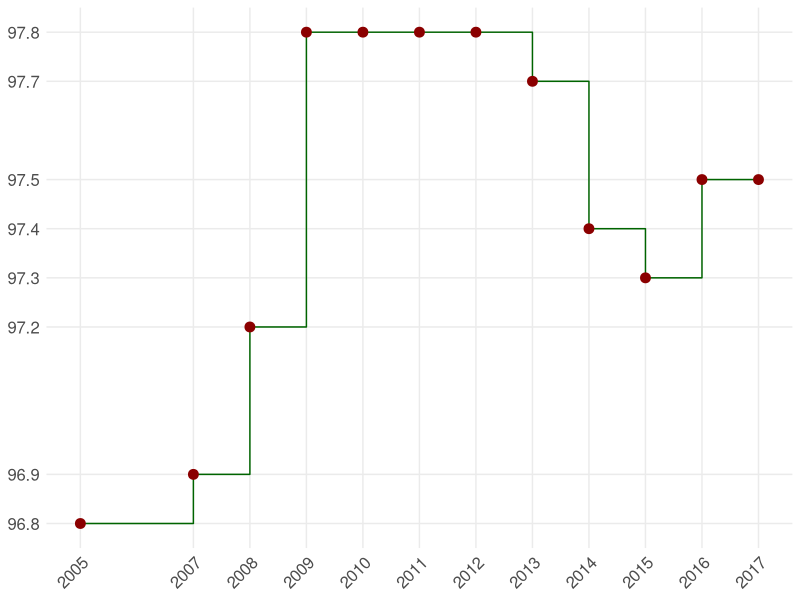

The R script that drew this image:


library(tidyr)
library(dplyr)
library(ggplot2)

gender_stats <- read.csv("gender-imbalance-vietnam.csv",
                         stringsAsFactors = FALSE)

bigger_font_theme <- theme_minimal() +
    theme(text = element_text(size = 15))

## the national trend over years?

national_trend <- gender_stats %>%
    filter(region == "CẢ NƯỚC") %>%
    gather(year, pct, y2005:y2017) %>%
    mutate(year = as.integer(gsub("y", "", year)))

national_trend_plot <- national_trend %>%
    ggplot(aes(year, pct)) +
    geom_step(color = "darkgreen") +
    geom_point(size = 3, color = "red4") +
    scale_x_continuous(breaks = c(2005, 2007:2017)) +
    scale_y_continuous(breaks = unique(national_trend$pct)) +
    labs(x = NULL, y = NULL) +
    bigger_font_theme +
    theme(panel.grid.minor.y = element_blank(),
          panel.grid.minor.x = element_blank()) +
    theme(axis.text.x = element_text(angle = 45, hjust = 1))

## ggsave(filename = "figures/national_trend.pdf", national_trend_plot)
## ==> changes in national numbers seem to be small and steady.
## How did they come up with those numbers?

regions <- c("CẢ NƯỚC", "Đồng bằng sông Hồng", "Trung du và miền núi phía Bắc",
             "Bắc Trung Bộ và duyên hải miền Trung", "Tây Nguyên",
             "Đông Nam Bộ", "Đồng bằng sông Cửu Long")

## average of all provinces?
gender_stats %>%
    filter(!province %in% regions) %>%
    summarise_if(is.numeric, mean, na.rm = TRUE) # Nope

## median of all provinces?
gender_stats %>%
    filter(!province %in% regions) %>%
    summarise_if(is.numeric, median, na.rm = TRUE) # Nope

## average of all regions
gender_stats %>%
    filter(province %in% regions[regions != "CẢ NƯỚC"]) %>%
    summarise_if(is.numeric, mean, na.rm = TRUE) # Nope

## median of all regions
gender_stats %>%
    filter(province %in% regions[regions != "CẢ NƯỚC"]) %>%
    summarise_if(is.numeric, median, na.rm = TRUE) # Nope

## ==> there must be a weighted formula to calculate the national statistics?
